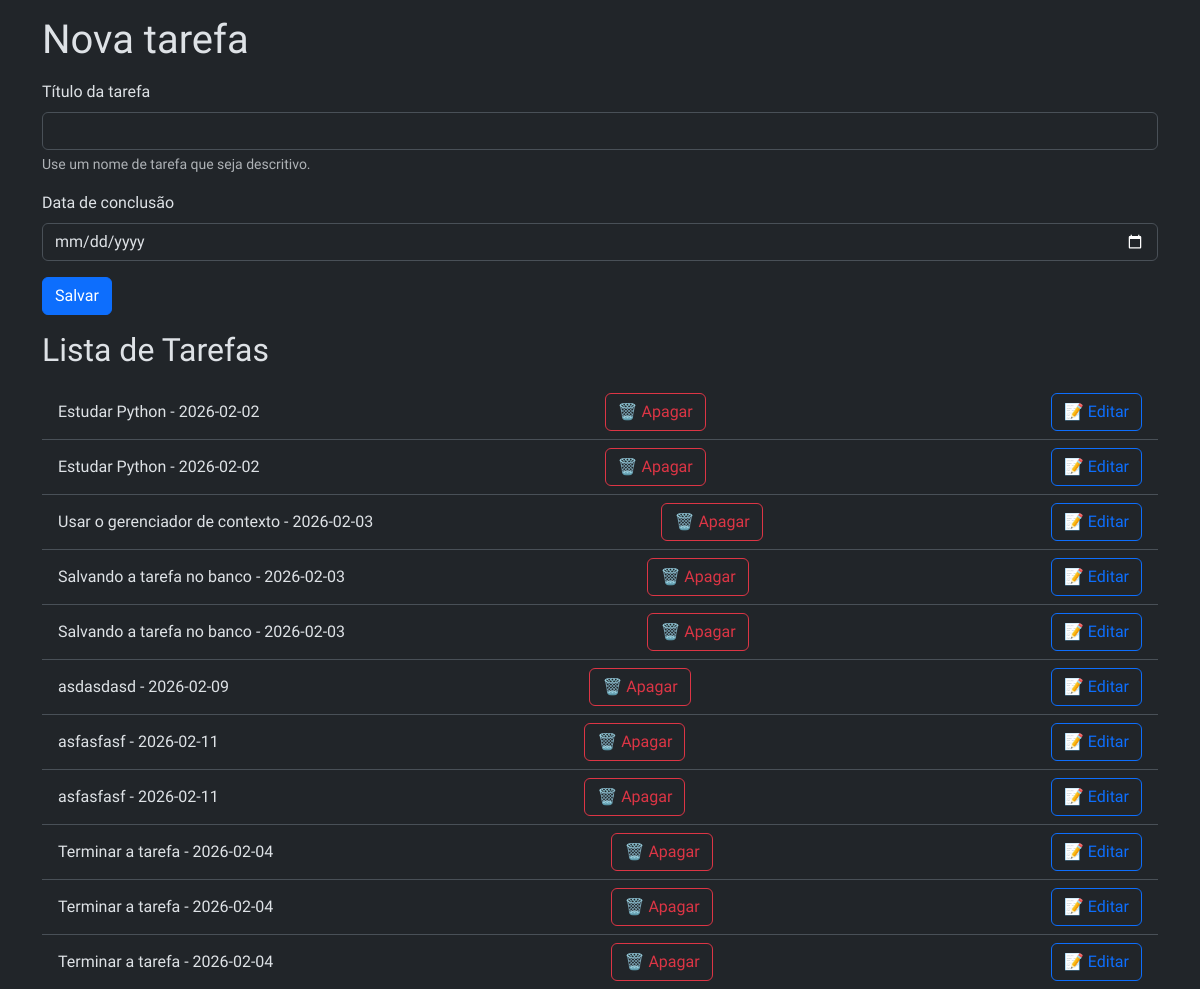
The app's page /agenda, older data.
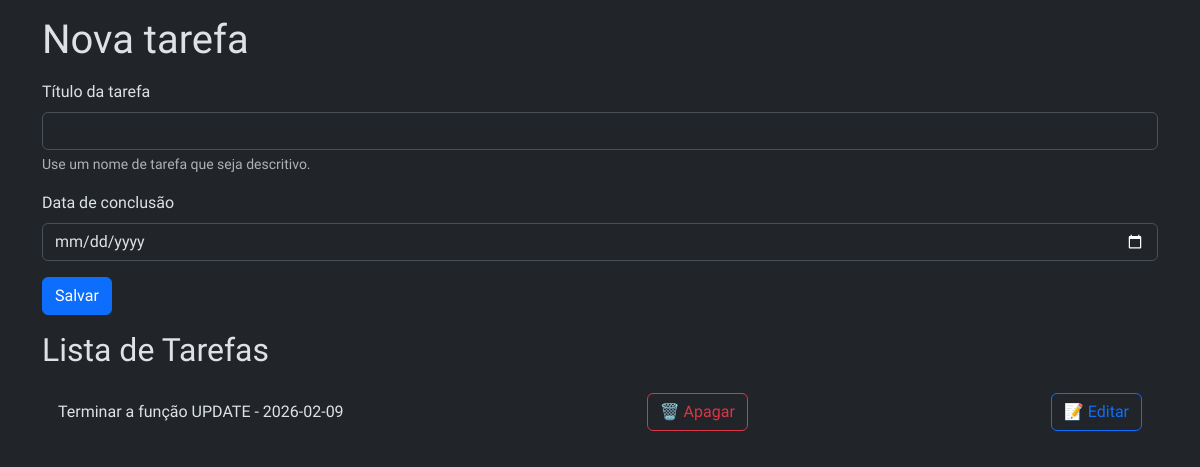
The same page, newer data.
### tables this page shows
CREATE TABLE tarefas (
        id INTEGER PRIMARY KEY AUTOINCREMENT,
        titulo_tarefa TEXT NOT NULL,
        data_conclusao TEXT);

### app.py (the view)
@app.route('/agenda', methods=['GET', 'POST'])
def agenda():
    tarefas = None
    if request.method == 'POST':
        titulo_tarefa = request.form['titulo-tarefa']
        data_conclusao = request.form['data-conclusao']
        tarefa = Tarefa(titulo_tarefa, data_conclusao)
        tarefa.salvar_tarefa()
    tarefas = Tarefa.obter_tarefas()
    return render_template('agenda.html', titulo='Nova tarefa', tarefas=tarefas)

### models/database.py (called while the page is built)
    def buscar_tudo(self, query: str, params: tuple = ()) -> list[Any]:
        self.cursor.execute(query, params)
        return self.cursor.fetchall()

    def close(self) -> None:
        self.connection.close()

    def __enter__(self) -> Self:
        return self

    def __exit__(
            self,
            exc_type: Optional[Type[BaseException]],
            exc_value: Optional[BaseException],
            tb: Optional[TracebackType]) -> None:
        if exc_type is not None:
            print('Exceção capturada no contexto:')
            print(f'Tipo: {exc_type.__name__}')
            print(f'Mensagem: {exc_value}')
            print('Traceback completo:')
            traceback.print_tb(tb)
        self.close()

### models/tarefa.py (called while the page is built)
    @classmethod
    def obter_tarefas(cls) -> list[Self]:
        with Database('./data/tarefas.sqlite3') as db:
            query: str = 'SELECT titulo_tarefa, data_conclusao, id FROM tarefas;'
            resultados: list[Any] = db.buscar_tudo(query)
            tarefas: list[Self] = [cls(titulo, data, id) for titulo, data, id in resultados]
            return tarefas

### templates/agenda.html (shortened to what this page needs)
{% extends "base.html" %}
{% block content %}
    <form class="mt-3" method="POST">
        <div class="mb-3">
            <label for="titulo-tarefa" class="form-label">Título da tarefa</label>
            <input type="text" class="form-control" name="titulo-tarefa" id="titulo-tarefa"
                aria-describedby="ajudaNomeTarefa" value="{{ tarefa_selecionada.titulo_tarefa if tarefa_selecionada else '' }}" required>
            <div id="ajudaNomeTarefa" class="form-text">Use um nome de tarefa que seja descritivo.</div>
        </div>
        <div class="mb-3">
            <label for="data-conclusao" class="form-label">Data de conclusão</label>
            <input type="date" class="form-control" name="data-conclusao" id="data-conclusao" value="{{ tarefa_selecionada.data_conclusao if tarefa_selecionada else '' }}">
        </div>
        <button type="submit" class="btn btn-primary">Salvar</button>
    </form>
    <h2 class="my-3">Lista de Tarefas</h2>
    {% if tarefas %}
        <ul class="list-group list-group-flush">
            {% for tarefa in tarefas %}
                <li class="list-group-item d-flex justify-content-between align-items-center">{{ tarefa.titulo_tarefa }} - {{ tarefa.data_conclusao }}
                    <a href="{{ url_for('delete', idTarefa=tarefa.id_tarefa) }}" class="btn btn-outline-danger">🗑️ Apagar</a>
                    <a href="{{ url_for('update', idTarefa=tarefa.id_tarefa) }}" class="btn btn-outline-primary">📝 Editar</a>
                </li>
            {% endfor %}
        </ul>
    {% else %}
        <p>Nenhuma tarefa cadastrada</p>
    {% endif %}
{% endblock %}

### templates/base.html (shortened to what this page needs)
<!DOCTYPE html>
<html lang="pt-BR" data-bs-theme="dark">
<head>
    <link rel="stylesheet" href="{{ url_for('static', filename='style.css') }}">
    <link href="https://cdn.jsdelivr.net/npm/bootstrap@5.3.8/dist/css/bootstrap.min.css" rel="stylesheet">
</head>
<body class="container">
    <h1 class="mt-3">{{ titulo }}</h1>
    {% block content %}{% endblock %}
</body>
</html>

### static/style.css (style rules this page uses)
* { margin: 0; padding: 0; box-sizing: border-box; font-family: 'Ubuntu', sans-serif; }

Row changes from the older to the newer data that the page shows:
removed tarefas: titulo_tarefa "Estudar Python", data_conclusao "2026-02-02"
removed tarefas: titulo_tarefa "Estudar Python", data_conclusao "2026-02-02"
removed tarefas: titulo_tarefa "Usar o gerenciador de contexto", data_conclusao "2026-02-03"
removed tarefas: titulo_tarefa "Salvando a tarefa no banco", data_conclusao "2026-02-03"
removed tarefas: titulo_tarefa "Salvando a tarefa no banco", data_conclusao "2026-02-03"
removed tarefas: titulo_tarefa "asdasdasd", data_conclusao "2026-02-09"
removed tarefas: titulo_tarefa "asfasfasf", data_conclusao "2026-02-11"
removed tarefas: titulo_tarefa "asfasfasf", data_conclusao "2026-02-11"
removed tarefas: titulo_tarefa "Terminar a tarefa", data_conclusao "2026-02-04"
removed tarefas: titulo_tarefa "Terminar a tarefa", data_conclusao "2026-02-04"
removed tarefas: titulo_tarefa "Terminar a tarefa", data_conclusao "2026-02-04"
added tarefas: titulo_tarefa "Terminar a função UPDATE", data_conclusao "2026-02-09"
